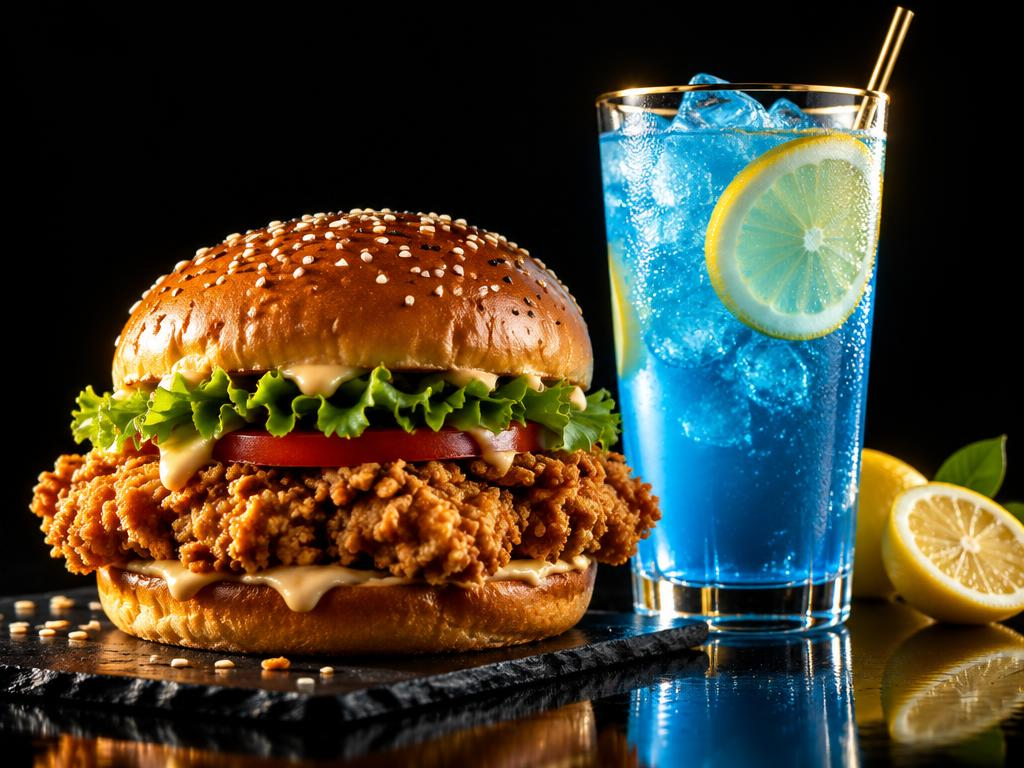
#> input picture src/assets/order-combo.jpg, 1024 x 768 px
$ python -i extraction.py   (imports and definitions only)
#> lines starting #> are read from the running program, lines starting #| are printed output that depends on the picture
### backend/config.py
import os
from pathlib import Path

from dotenv import load_dotenv

BASE_DIR = Path(__file__).resolve().parent
load_dotenv(BASE_DIR / ".env", override=True)


def _resolved_path(name: str, default: str) -> Path:
    path = Path(os.getenv(name, default))
    return (path if path.is_absolute() else BASE_DIR / path).resolve()


def _origins(name: str, default: str) -> list[str]:
    return [origin.strip() for origin in os.getenv(name, default).split(",") if origin.strip()]


GEMINI_API_KEY = os.getenv("GEMINI_API_KEY", "")
GEMINI_LIVE_MODEL = os.getenv("GEMINI_LIVE_MODEL", "gemini-3.8-live")
# 16 section 2e item 3: Sulafat after the Phase 4 check. A value in .env wins.
GEMINI_VOICE = os.getenv("GEMINI_VOICE", "Sulafat")
OPERATOR_TOKEN = os.getenv("OPERATOR_TOKEN", "")
AGENT_NAME = os.getenv("AGENT_NAME", "THE HOST")
STALL_NAME = os.getenv("STALL_NAME", "Bite & Pour")
MENU_JSON_PATH = _resolved_path("MENU_JSON_PATH", "./data/menu.json")
BUSINESS_INFO_JSON_PATH = _resolved_path("BUSINESS_INFO_JSON_PATH", "./data/business_info.json")
DB_PATH = _resolved_path("DB_PATH", "./data/the_host.db")
# 16 section 2ze item 5: the TV's idle screen is Rehman's own full-screen
# pictures, so this folder -- tracked in git, with a README.txt beside the
# pictures -- is the one place the backend serves static files from.
POSTERS_DIR = _resolved_path("POSTERS_DIR", "./data/posters")
# 16 section 2zi item 4(a): the guests' feedback forms. Rehman hosts the form
# himself on Netlify, and THE HOST pulls the submissions in so the team can
# read them on the dashboard beside the feedback spoken at the stall. Both are
# secrets: they are never logged and never printed, and with no token the
# import is simply off.
NETLIFY_TOKEN = os.getenv("NETLIFY_TOKEN", "")
NETLIFY_SITE_ID = os.getenv("NETLIFY_SITE_ID", "")
# The form's name in Netlify, which is the `form-name` the page posts.
NETLIFY_FORM_NAME = os.getenv("NETLIFY_FORM_NAME", "feedback")
# 16 section 2zi item 4(b): at startup, then once a minute.
FEEDBACK_IMPORT_INTERVAL_S = int(os.getenv("FEEDBACK_IMPORT_INTERVAL_S", "60"))
# 16 section 2zi item 4(e): preflight calls the import healthy for this long
# after its last success.
FEEDBACK_IMPORT_FRESH_S = int(os.getenv("FEEDBACK_IMPORT_FRESH_S", "300"))
# 16 section 2v item 5: FRONTEND_DIR is gone. The backend serves no static
# files; THE HOST is the display screen. A value left behind in a .env is read
# by nothing.
# 16 section 2t item 7: the console scrolls away and a phase's evidence is gone
# with it. The same INFO lines are also written to a file named for the day.
LOG_DIR = _resolved_path("LOG_DIR", "./logs")
CORS_ALLOW_ORIGINS = _origins(
    "CORS_ALLOW_ORIGINS",
    "http://localhost:8080,http://localhost:5173,http://localhost:4173",
)
PORT = int(os.getenv("PORT", "8000"))
# 16 section 2d item 4: how a snapshot reaches Gemini. "client_content" sends the
# picture and the prompt as one user turn; "realtime" is the older two-call path.
VISION_SEND_MODE = os.getenv("VISION_SEND_MODE", "client_content").strip() or "client_content"

CONNECT_TIMEOUT_S = 15
TOOL_TIMEOUT_S = 10
WEB_SEARCH_TIMEOUT_S = 8
MAX_TEXT_INPUT_CHARS = 500
MAX_IMAGE_BASE64_CHARS = 2_800_000
INPUT_AUDIO_MIME = "audio/pcm;rate=16000"
PENDING_ORDER_TTL_S = 300
# 16 section 2zf item 3(f): an order is placed before it is paid, so a guest who
# walks away from the counter leaves one waiting for money that never comes.
# AWAITING_PAYMENT this old is cancelled with the reason `unpaid`, by the same
# sweeper that expires abandoned drafts.
PAYMENT_TTL_S = 600
PENDING_SWEEP_INTERVAL_S = 60
HEARTBEAT_INTERVAL_S = 10
EVENT_SEND_TIMEOUT_S = 1
VISION_MAX_PEOPLE = 50
VISION_MAX_OBJECTS = 10
LOOK_TIMEOUT_S = 6
# 16 section 2f item 5: how long an immediate announcement waits and looks again,
# so a guest who has only just started speaking is not talked over.
ANNOUNCE_GRACE_S = 0.8
# 16 section 2g item 4: room noise latches the page's voice flag, so a flag that
# has been true this long with no transcription behind it is treated as inactive.
VOICE_ACTIVE_STALE_S = 10
# 16 section 2g item 4: however busy the conversation looks, a ready order waits
# no longer than this before it is spoken.
ANNOUNCE_MAX_DEFER_S = 20
# 16 section 2j item 6: Google's guidance is 500-800 ms and the server default is
# about 800, which made every reply feel a beat late at the booth.
SILENCE_DURATION_MS = 500
# 16 section 2r item 5: how much audio from just before the server decided the
# guest had started speaking is kept. A short soft reply ("yes", a name) loses
# its first syllable without this, which is one way it goes unheard.
PREFIX_PADDING_MS = 300
# How readily the server decides somebody has started speaking.
#
# 2r item 5 set this to HIGH on the assumption of a handheld microphone, whose
# own directionality "keeps the room out". That assumption does not hold for the
# laptop and TV microphones actually in use: HIGH makes Gemini treat faint
# background sound -- the queue behind the guest, a neighbouring stall, someone
# walking past -- as a guest beginning to talk, and THE HOST answers the room.
# LOW requires a clearer onset, which the guest standing at the counter easily
# gives and passing chatter does not. PREFIX_PADDING_MS above is what keeps a
# quiet "yes" from losing its first syllable, so raising the bar here does not
# cost short replies. Set to "HIGH" only with a handheld or headset microphone.
START_SENSITIVITY = os.getenv("START_SENSITIVITY", "LOW").strip().upper()
# 16 section 2zm item 4: which menu categories are drinks. The old menu called
# them "Drinks"; the real one has "Lemonades", and the Mix Fruit Cup is food.
# One constant, so a category rename never has to be hunted through the code.
DRINK_CATEGORIES = ["Lemonades"]
# 16 section 2j item 5: Gemini has heard the guest, or has been given a tool
# result, and nothing has come back for this long. The conversation is not over,
# so the connection is rebuilt rather than the session ended.
#
# 16 section 2zb item 5 raises it from 8 to 15. The 7i-b diagnosis timed eight
# safety turns: the backend answered every tool in 15-24 ms, and Gemini's own
# time before speaking ran to 7.7 s after the tool response and to 17.7 s before
# the tool call. At 8 s the watchdog turned a slow but healthy turn into a
# reconnect, a lost context and "Sorry, I missed that" -- twice, on the one
# scenario where speed matters most ("Someone fainted here!"). A real hang is
# still caught; it now takes 15 s, and the display's "One moment…" at 3 s
# already covers the wait.
STALL_S = 15
# 16 section 2j item 4: a GoAway with more time left than this waits for the
# current turn to finish before the connection is rebuilt.
GOAWAY_TURN_GRACE_S = 5
# 16 section 2k item 2: a real outage is not instant to come back from. Both of
# 2j's attempts were spent inside ten seconds of the Wi-Fi going off (sessions
# ced7bcbf and 03db21d2), so recovery now keeps trying across a whole window.
RECOVER_RETRY_S = 3
RECOVER_WINDOW_S = 30
# 16 section 2l item 4: how long an unconfirmed draft from a conversation that
# broke is held for the guest to come back and claim.
ORPHAN_DRAFT_S = 180
# 16 section 2h item 5, verified at build time on 13 Oct 2026 against
# gemini-3.8-live: the setup is rejected outright with
#   Invalid JSON payload received. Unknown name "proactivity" at 'setup':
#   Cannot find field.
# so it is left off, as that item requires. The attempt-and-fall-back path in
# live_session stays in place: turning this back on is all a supporting model
# needs, and a refusal only logs `proactive_audio unsupported` once.
PROACTIVE_AUDIO = False

### backend/extraction.py
import io
import json
import re

from PIL import Image
import google.generativeai as genai

from config import GEMINI_API_KEY, GEMINI_MODEL
from schemas import ExtractionResult

PROMPT_TEMPLATE = """
You are a document-extraction system. You will be shown one photo of a real-world document.

Do the following:
1. Classify the document into exactly one of: receipt, invoice, prescription, id_card, form, unknown.
2. Extract every meaningful field you can read, as a list of objects with: key (snake_case), label (human readable), value (as text, exactly as it appears), and confidence (your own estimate from 0.0 to 1.0 of how certain you are this value is correct given image quality and legibility).
3. Also produce raw_text: a full plain-text transcription of everything visible on the document.
4. Produce overall_confidence: a single 0.0–1.0 estimate of how confident you are in the extraction as a whole.

Respond with ONLY valid JSON matching this exact shape, no markdown fences, no extra commentary:

{
  "document_type": "...",
  "fields": [
    {"key": "...", "label": "...", "value": "...", "confidence": 0.0}
  ],
  "raw_text": "...",
  "overall_confidence": 0.0
}

If the document is a receipt or invoice, you MUST include a field with key "line_items" whose value is a readable summary string of each item and amount (e.g. "Bread 200, Milk 150, Eggs 300"), and a separate field with key "total" for the printed total amount.
If the document is an id_card, you MUST attempt to include fields with keys: full_name, date_of_birth, id_number, expiry_date (use value "not found" if genuinely not visible, with confidence 0.0).
If the document is a prescription, you MUST attempt to include fields with keys: patient_name, doctor_name, date, medications.
"""


# [58 lines left out: functions _preprocess_image, _extract_json_fragment, extract, not called in this run]

>>> import cv2
>>> picture = cv2.imread('../src/assets/order-combo.jpg', cv2.IMREAD_GRAYSCALE)
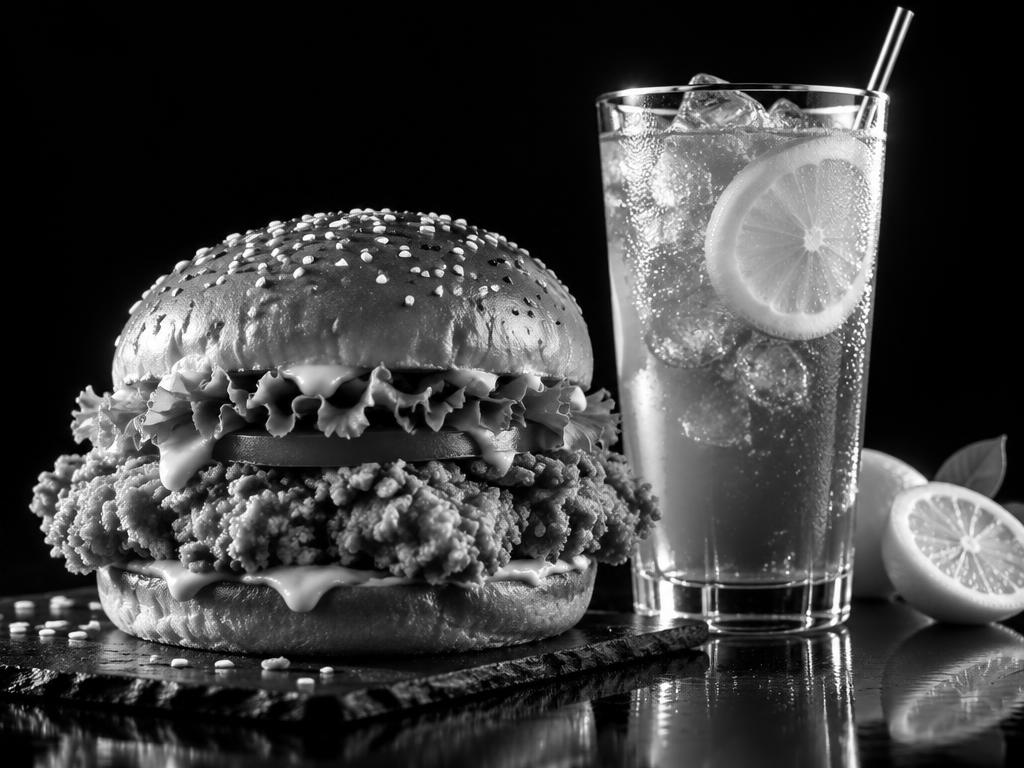
#> picture: shape (768, 1024); min 0, max 255, mean 63.3
#> (the run stopped early here; a loop or call above may not have finished)
